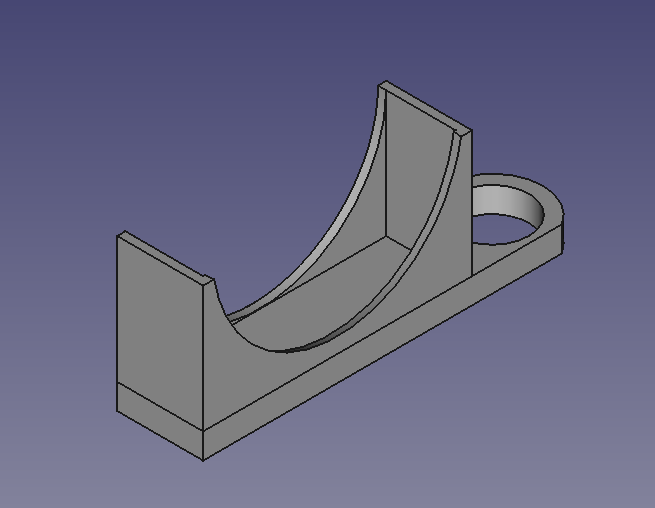
#> input picture holder.png, 655 x 508 px
$ python stitch.py --first ../holder.png --second ../stitching-configuration.png --direction h   (older library calls are emulated)
#> lines starting #> are read from the running program, lines starting #| are printed output that depends on the picture
### panorama-stitching/pyimagesearch/panorama.py
# import the necessary packages
import numpy as np
import imutils
import cv2

class Stitcher:
	def __init__(self):
		# determine if we are using OpenCV v3.X
		self.isv3 = imutils.is_cv3()

	def stitch(self, images, ratio=0.75, reprojThresh=4.0,
		showMatches=False, horizontal=True):
		# unpack the images, then detect keypoints and extract
		# local invariant descriptors from them
		(imageB, imageA) = images
		(kpsA, featuresA) = self.detectAndDescribe(imageA)
		(kpsB, featuresB) = self.detectAndDescribe(imageB)

		# match features between the two images
		M = self.matchKeypoints(kpsA, kpsB,
			featuresA, featuresB, ratio, reprojThresh)

		# if the match is None, then there aren't enough matched
		# keypoints to create a panorama
		if M is None:
			return None

		# otherwise, apply a perspective warp to stitch the images
		# together
		(matches, H, status) = M
		width  = imageA.shape[1] + imageB.shape[1] if horizontal else imageB.shape[1]
		height = imageA.shape[0]                   if horizontal else imageA.shape[0] + imageB.shape[0]
		result = cv2.warpPerspective(imageA, H, (width, height))
		result[0:imageB.shape[0], 0:imageB.shape[1]] = imageB

		# check to see if the keypoint matches should be visualized
		if showMatches:
			vis = self.drawMatches(imageA, imageB, kpsA, kpsB, matches,
				status)

			# return a tuple of the stitched image and the
			# visualization
			return (result, vis)

		# return the stitched image
		return result

	def detectAndDescribe(self, image):
		# convert the image to grayscale
		gray = cv2.cvtColor(image, cv2.COLOR_BGR2GRAY)

		# check to see if we are using OpenCV 3.X
		if self.isv3:
			# detect and extract features from the image
			descriptor = cv2.xfeatures2d.SIFT_create()
			(kps, features) = descriptor.detectAndCompute(image, None)

		# otherwise, we are using OpenCV 2.4.X
		else:
			# detect keypoints in the image
			detector = cv2.FeatureDetector_create("SIFT")
			kps = detector.detect(gray)

			# extract features from the image
			extractor = cv2.DescriptorExtractor_create("SIFT")
			(kps, features) = extractor.compute(gray, kps)

		# convert the keypoints from KeyPoint objects to NumPy
		# arrays
		kps = np.float32([kp.pt for kp in kps])

		# return a tuple of keypoints and features
		return (kps, features)

	def matchKeypoints(self, kpsA, kpsB, featuresA, featuresB,
		ratio, reprojThresh):
		# compute the raw matches and initialize the list of actual
		# matches
		matcher = cv2.DescriptorMatcher_create("BruteForce")
		rawMatches = matcher.knnMatch(featuresA, featuresB, 2)
		matches = []

		# loop over the raw matches
		for m in rawMatches:
			# ensure the distance is within a certain ratio of each
			# other (i.e. Lowe's ratio test)
			if len(m) == 2 and m[0].distance < m[1].distance * ratio:
				matches.append((m[0].trainIdx, m[0].queryIdx))

		# computing a homography requires at least 4 matches
		if len(matches) > 4:
			# construct the two sets of points
			ptsA = np.float32([kpsA[i] for (_, i) in matches])
			ptsB = np.float32([kpsB[i] for (i, _) in matches])

			# compute the homography between the two sets of points
			(H, status) = cv2.findHomography(ptsA, ptsB, cv2.RANSAC,
				reprojThresh)

			# return the matches along with the homograpy matrix
			# and status of each matched point
			return (matches, H, status)

		# otherwise, no homograpy could be computed
		return None

	# [20 lines left out: function drawMatches, not called in this run]

### panorama-stitching/stitch.py
# USAGE
# python stitch.py --first images/bryce_left_01.png --second images/bryce_right_01.png

# import the necessary packages
from pyimagesearch.panorama import Stitcher
import argparse
import imutils
import cv2

# construct the argument parse and parse the arguments
ap = argparse.ArgumentParser()
ap.add_argument("-f", "--first", required=True,
	help="path to the first image")
ap.add_argument("-s", "--second", required=True,
	help="path to the second image")
ap.add_argument("-d", "--direction", choices=["h", "v"], required=True,
	help="direction of the images")
ap.add_argument("-o", "--output", help="path to the output image")
args = vars(ap.parse_args())

# load the two images and resize them to have a width of 400 pixels
# (for faster processing)
imageA = cv2.imread(args["first"])
#> imageA is the input picture: shape (508, 655, 3); mean B, G, R 131, 103.7, 103.7
imageB = cv2.imread(args["second"])
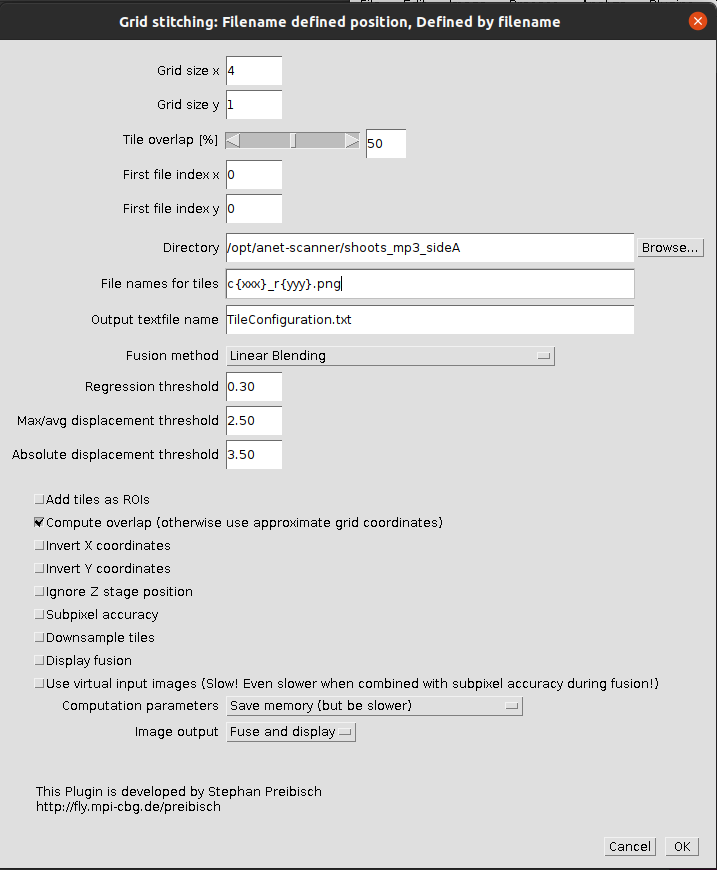
#> input picture stitching-configuration.png, 717 x 870 px
#> imageB is the input picture: shape (870, 717, 3); mean B, G, R 212.1, 212.1, 212.2
#imageA = imutils.resize(imageA, width=400)
#imageB = imutils.resize(imageB, width=400)

# stitch the images together to create a panorama
stitcher = Stitcher()
(result, vis) = stitcher.stitch([imageA, imageB], showMatches=True, horizontal=args["direction"] == "h")
#> in detectAndDescribe, `kps = detector.detect(gray)`: kps = 997 keypoints; strongest (x, y, size): (143, 23, 2), (295, 23, 2), (341, 23, 2), (468, 23, 2)
#> in detectAndDescribe, `kps = np.float32([kp.pt for kp in kps])`: kps = 997 pairs, first value 19.39 to 710.7, second value 5 to 852.2
#> in stitch, `(kpsA, featuresA) = self.detectAndDescribe(imageA)`: kpsA has the same summary as kps in detectAndDescribe
#> in detectAndDescribe (call 2), `gray = cv2.cvtColor(image, cv2.COLOR_BGR2GRAY)`:
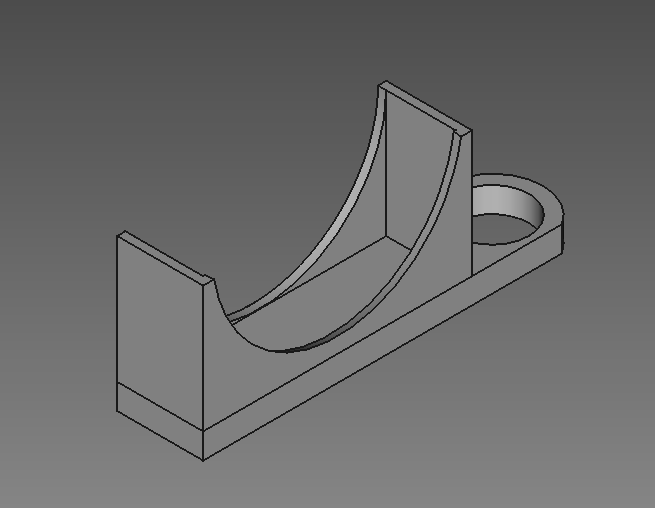
#> gray: shape (508, 655); min 15, max 176, mean 106.8
#> in detectAndDescribe (call 2), `kps = detector.detect(gray)`: kps = 65 keypoints; strongest (x, y, size): (237, 332, 1.8), (385, 101, 2.6), (272, 301, 2.2), (267, 304, 2.2)
#> in detectAndDescribe (call 2), `kps = np.float32([kp.pt for kp in kps])`: kps = 65 pairs, first value 117.2 to 562.5, second value 85.14 to 459.9
#> in stitch, `(kpsB, featuresB) = self.detectAndDescribe(imageB)`: kpsB has the same summary as kps in detectAndDescribe
#> in matchKeypoints, `rawMatches = matcher.knnMatch(featuresA, featuresB, 2)`: rawMatches = 997 matches
#> after the loop in matchKeypoints, `for m in rawMatches:`: matches = [(27, 9), (27, 666), (45, 741), (28, 874), (28, 906)]
#> in matchKeypoints, `ptsA = np.float32([kpsA[i] for (_, i) in matches])`: ptsA = [[40.3, 455.1], [298, 522.8], [333.9, 276], [426.5, 522.9], [469.8, 683.9]]
#> in matchKeypoints, `ptsB = np.float32([kpsB[i] for (i, _) in matches])`: ptsB = [[271.6, 301.3], [271.6, 301.3], [456.5, 137.7], [286.6, 351.1], [286.6, 351.1]]
#> in matchKeypoints, `(H, status) = cv2.findHomography(ptsA, ptsB, cv2.RANSAC, reprojThresh)`: status = [0, 0, 0, 0, 0]
#> (the run stopped early here; a loop or call above may not have finished)
